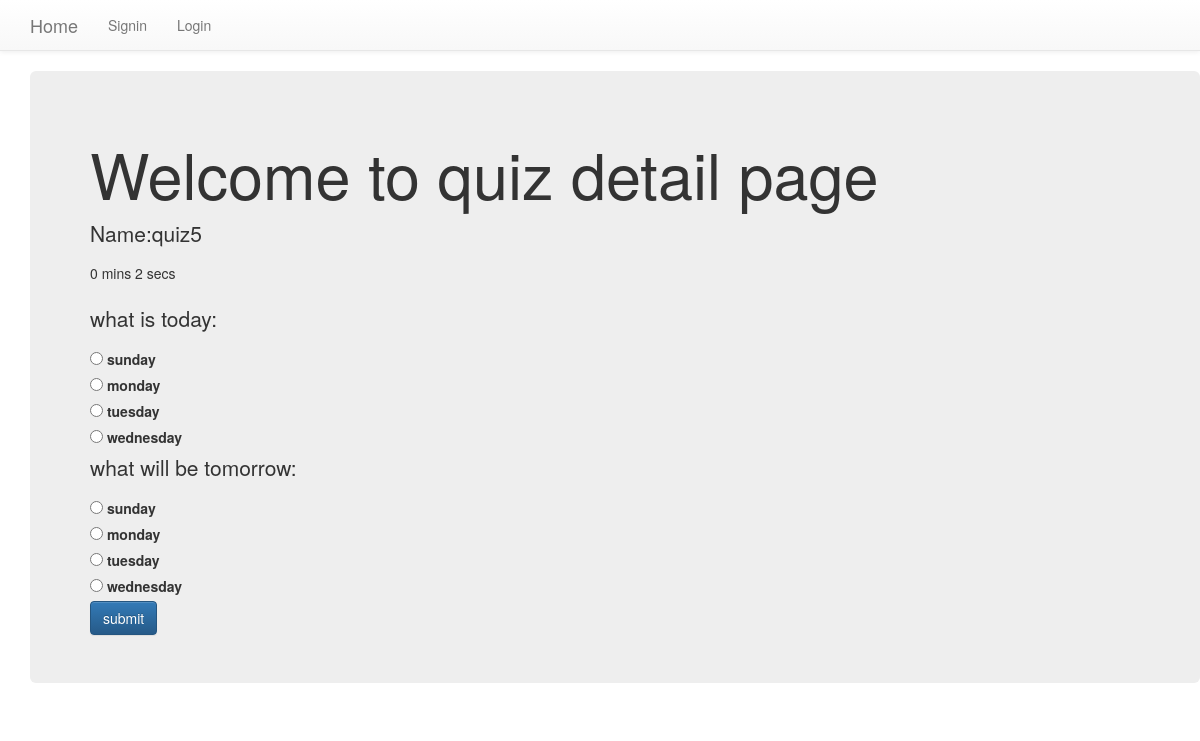
Screenshot of /quizstudentList/8 with the database file from the repository.
### quiz/models.py (models this page shows, shortened)
class quizz(models.Model):
    name=models.CharField(max_length=20)

class quizzQuestion(models.Model):
    quiz=models.ForeignKey(quizz,related_name="questions",on_delete=models.CASCADE)
    question=models.CharField(max_length=300,blank=False)
    option1=models.CharField(max_length=30,blank=False)
    option2=models.CharField(max_length=30,blank=False)
    option3=models.CharField(max_length=30,blank=False)
    option4=models.CharField(max_length=30,blank=False)
    ans=models.CharField(max_length=300,blank=False)

### quiz/views.py (the view)
# urls.py: url(r'^quizstudentList/(?P<pk>[-\w]+)',views.QuizStudentDetailView.as_view(),name="Detail"),
class QuizStudentDetailView(DetailView):
    context_object_name="quiz"
    model=quizz
    template_name="quizzstudent_detail.html"

### quiz/templates/quizzstudent_detail.html (shortened to what this page needs)
{% extends 'base.html' %}
{% load staticfiles %}
{% block body_block %}
<head>
</head>
<body>
<div class="container jumbotron">
    <h1>Welcome to quiz detail page </h1>
   <form action="{% url 'student:answer' %}"method="POST">
    {% if quiz %}
    <p>Name:{{quiz.name}}</p>
    <div id="timer">
    </div>
    <br>
    {% for q in quiz.questions.all %}
    <p>{{q.question}}:</p>
    <input type="radio" id="{{q.option1}}"  value="option1" name={{q.ans}}>
    <label for="option1">{{q.option1}}</label><br>
    <input type="radio" id="{{q.option2}}"  value="option2" name={{q.ans}}>
    <label for="option1">{{q.option2}}</label><br>
    <input type="radio" id="{{q.option3}}" value="option3" name={{q.ans}}>
    <label for="option1">{{q.option3}}</label><br>
    <input type="radio" id="{{q.option4}}" value="option4" name={{q.ans}}>
    <label for="option1">{{q.option4}}</label><br>
    {% endfor %}
    <input type="submit" class="btn btn-primary" value="submit">
   </form>
    {% else %}
    <h1>This quizz is empty</h1>
</table>
    {% endif %}
</div>
</body>
{% endblock %}

### rows the page displays
quizz: name "quiz5"
quizzQuestion: question "what is today", option1 "sunday", option2 "monday", option3 "tuesday", option4 "wednesday"
quizzQuestion: question "what will be tomorrow", option1 "sunday", option2 "monday", option3 "tuesday", option4 "wednesday"
